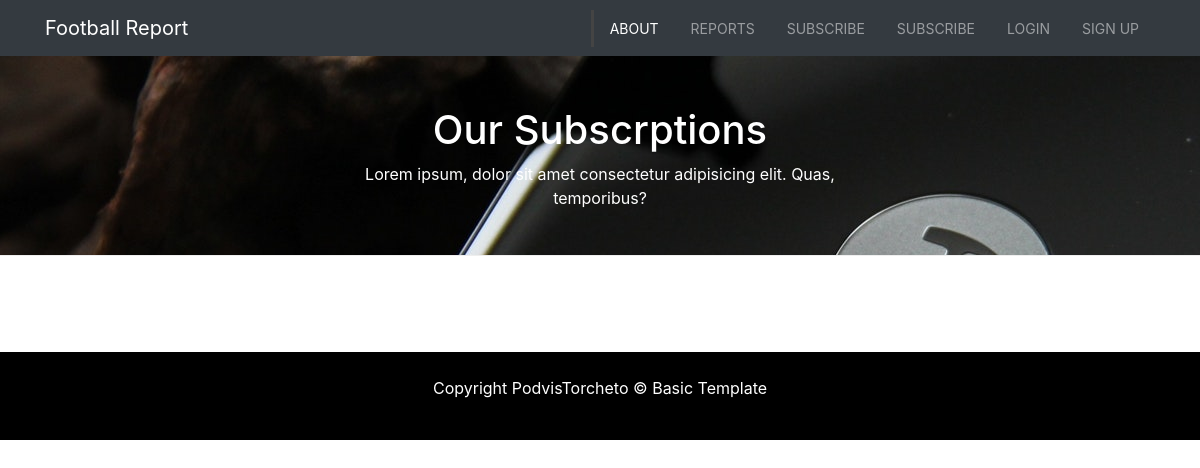
The app's page /subscription/, older data.
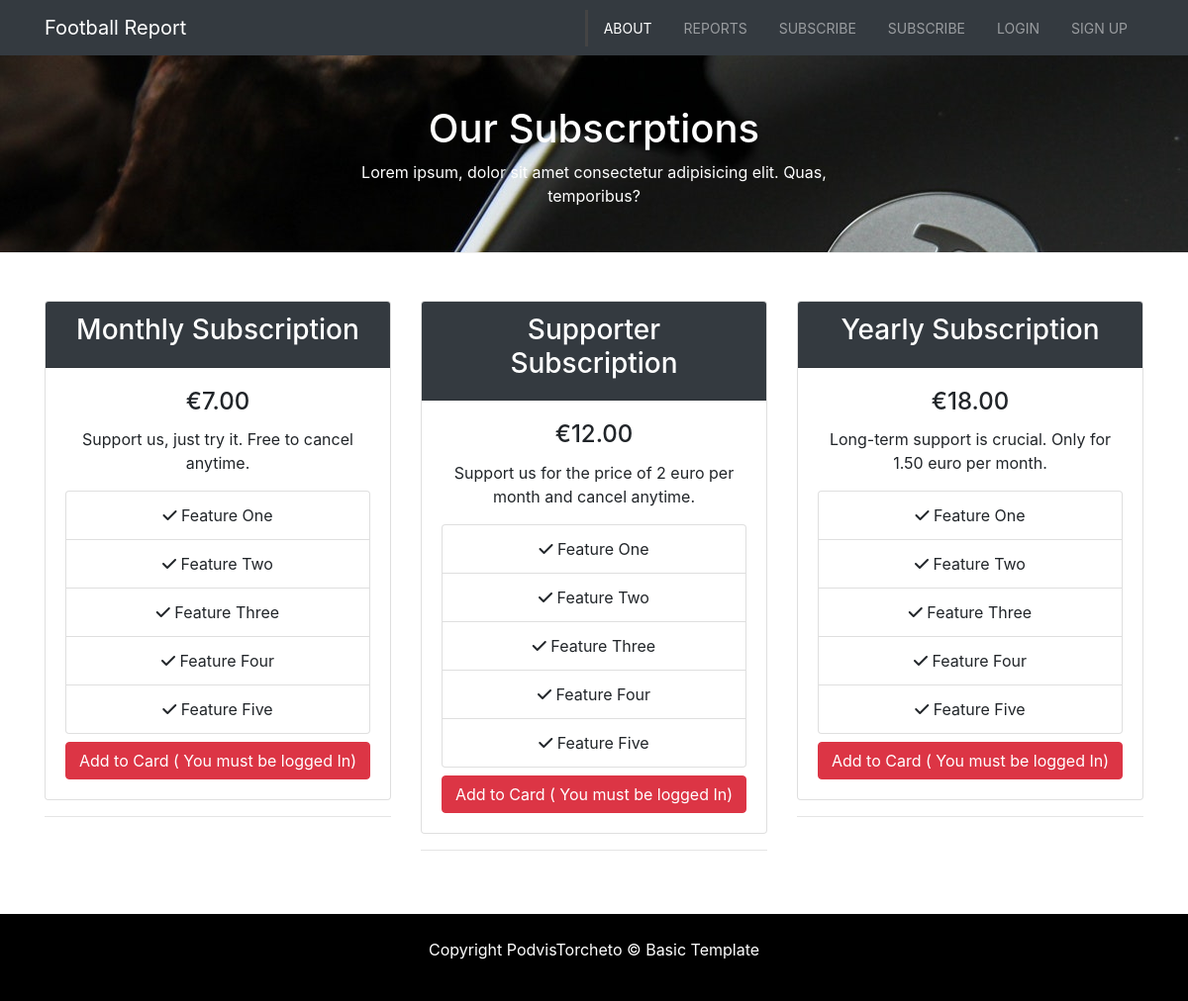
The same page, newer data.
### subscription/models.py (models this page shows, shortened)
class Subscription(models.Model):
    name = models.CharField(max_length=254, default='')
    description = models.TextField()
    price = models.DecimalField(max_digits=6, decimal_places=2)

### subscription/views.py (the view)
# urls.py: path('subscription/', subscription_view.subscriptions, name='subscription'),
def subscriptions(request):
    subscriptions = Subscription.objects.all()
    context = {
        "subscriptions": subscriptions,
        "title": 'Subscriptions'
    }
    return render(request, 'subscription/subscription.html', context)

### cart/contexts.py (called while the page is built)
def cart_contents(request):
    cart = request.session.get('cart', {})
    cart_items = []
    total = 0
    subscription_count = 0
    for id, quantity in cart.items():
        Subscription = get_object_or_404(Donation, pk=id)
        total += quantity * donation.price
        subscription_count += quantity
        cart_items.append({'id': id, 'quantity': quantity, 'subscription': subscription})
    return {'cart_items': cart_items, 'total': total, 'suscription': subscription_count}

### subscription/templates/subscription/subscription.html
{% extends "base.html" %}
{% load static %}
{% block page_header %}
    <header id="page-header">
    <div class="container">
      <div class="row">
        <div class="col-md-6 m-auto text-center">
          <h1>Our Subscrptions</h1>
          <p>Lorem ipsum, dolor sit amet consectetur adipisicing elit. Quas, temporibus?</p>
        </div>
      </div>
    </div>
    </header>
{% endblock %}
{% block content %}
  <section id="services" class="py-5">
    <div class="container">
      <div class="row">
      {% for item in subscriptions %}
        <div class="col-md-4">
          <div class="card text-center">
            <div class="card-header bg-dark text-white">
              <h3>{{ item.name }}</h3>
            </div>
            <div class="card-body">
              <h4 class="card-title">&euro;{{ item.price }}</h4>
              <p class="card-text">{{ item.description}}</p>
              <ul class="list-group">
                <li class="list-group-item">
                  <i class="fas fa-check"></i> Feature One
                </li>
                <li class="list-group-item">
                  <i class="fas fa-check"></i> Feature Two
                </li>
                <li class="list-group-item">
                  <i class="fas fa-check"></i> Feature Three
                </li>
                <li class="list-group-item">
                  <i class="fas fa-check"></i> Feature Four
                </li>
                <li class="list-group-item">
                  <i class="fas fa-check"></i> Feature Five
                </li>
              </ul>
              {% if user.is_authenticated %}
                            <a href="#" class="btn btn-danger btn-block mt-2">Get It</a>
                            {% else %}
                            <a href="#" class="btn btn-danger btn-block mt-2">Add to Card ( You must be logged In)</a>
                            {% endif %}
            </div>
          </div>
          <hr>
        </div>
       {% endfor %}
    </div>
    </div>
  </section>
{% endblock %}

### templates/base.html (shortened to what this page needs)
{% load static %}
<!doctype html>
<html lang="en">
<head>
    {% block corecss %}
    <link rel="stylesheet" href="https://stackpath.bootstrapcdn.com/bootstrap/4.1.1/css/bootstrap.min.css"
>
    <link rel="stylesheet" href="https://cdnjs.cloudflare.com/ajax/libs/ekko-lightbox/5.3.0/ekko-lightbox.css">
    <link rel="stylesheet" href="https://cdnjs.cloudflare.com/ajax/libs/slick-carousel/1.8.1/slick.css" />
    <link rel="stylesheet" href="https://cdnjs.cloudflare.com/ajax/libs/slick-carousel/1.8.1/slick-theme.css" />
    <link href="{% static 'css/base.css' %}" rel="stylesheet">
    {% endblock %}
</head>
<body>
     <nav class="navbar navbar-expand-sm navbar-dark bg-dark">
    <div class="container">
      <a href="{% url 'home' %}" class="navbar-brand">Football Report</a>
      <div class="collapse navbar-collapse" id="navbarCollapse">
        <ul class="navbar-nav ml-auto">
          <li class="nav-item active">
            <a href="{% url 'about' %}" class="nav-link">About</a>
          </li>
          <li class="nav-item">
            <a href="{% url 'blogpage' %}" class="nav-link">Reports</a>
          </li>
          <li class="nav-item">
            <a href="{% url 'subscription' %}" class="nav-link">Subscribe</a>
          </li>
          {% if user.is_authenticated %}
          <li class="nav-item">
            <a href="{% url 'profile' %}" class="nav-link">My profile</a>
          </li>
          <li class="nav-item">
            <a href="{% url 'view_cart' %}" class="nav-link">
            <i class="fa fa-shopping-bag fa-2x " aria-hidden="true"></i></a>
          </li>
             <li class="nav-item">
            <a href="{% url 'account_logout' %}" class="nav-link">Logout</a>
          </li>
          {% else %}
          <li class="nav-item">
            <a href="{% url 'subscription' %}" class="nav-link">Subscribe</a>
          </li>
          <li class="nav-item">
            <a href="{% url 'account_login' %}" class="nav-link">Login</a>
          </li>
          <li class="nav-item">
            <a href="{% url 'account_signup' %}" class="nav-link">Sign Up</a>
          {% endif %}
          </li>
        </ul>
      </div>
    </div>
  </nav>
    {% block page_header %}
    {% endblock %}
    {% block content %}
    {% endblock %}
  <footer id="main-footer" class="text-center p-4">
    <div class="container">
      <div class="row">
        <div class="col">
          <p>Copyright PodvisTorcheto &copy;
             Basic Template</p>
        </div>
      </div>
    </div>
  </footer>
</body>
</html>

### static/css/base.css (style rules this page uses)
body { overflow-x: hidden; }
.navbar .nav-link { font-size: 14px; text-transform: uppercase; padding-left: 1rem !important; padding-right: 1rem !important; }
.navbar .nav-item.active { border-left: #444 3px solid; }
#page-header { height: 200px; background: url('../pics/image1.jpg'); background-position: 0 -360px; background-attachment: fixed; color: #fff; border-bottom: 1px #eee solid; padding-top: 50px; }
#main-footer { background: #000; color: #fff; }

Row changes from the older to the newer data that the page shows:
added Subscription: name "Monthly Subscription", price "7.00", description "Support us, just try it. Free to cancel anytime."
added Subscription: name "Supporter Subscription", price "12.00", description "Support us for the price of 2 euro per month and cancel anytime."
added Subscription: name "Yearly Subscription", price "18.00", description "Long-term support is crucial. Only for 1.50 euro per month."
